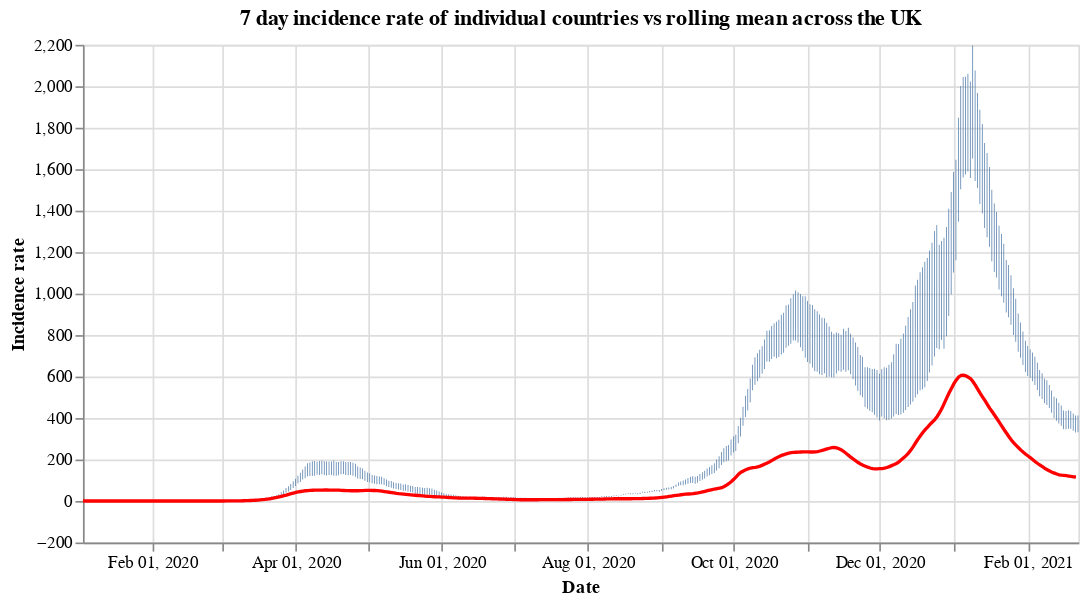

Write notebook code for a chart like this one.
### Code cell
#collapse
countries = uk_cases['areaName'].unique()
countries.sort()

selection = alt.selection_single(
    name='Select',
    fields=['areaName'],
    init={'areaName': 'Wales'},
    bind={'areaName': alt.binding_select(options=countries)}
)

# scatter plot, modify opacity based on selection
bars = alt.Chart(uk_cases).mark_bar().add_selection(
    selection
).encode(
    x=alt.X("yearmonthdate(date):T", axis=alt.Axis(title='Date')),
    y=alt.Y("weeklyCasesRate:Q", axis=alt.Axis(title='Incidence rate')),
    tooltip='weeklyCasesRate:Q',
    opacity=alt.condition(selection, alt.value(1), alt.value(0))
).properties(title=f'7 day incidence rate of individual countries vs rolling mean across the UK', width=600)

line = alt.Chart(overview_cases).mark_line(
    color='red',
    size=2,
).transform_window(
    rolling_mean='mean(weeklyCasesRate)',
    frame=[0, 7]
).encode(
    x='yearmonthdate(date):T',
    y='rolling_mean:Q'
)

alt.layer(bars, line)

### Figure 1 — Vega-Lite specification as saved in the notebook (floating-point values rounded to 4 significant figures; data arrays with more than 128 entries replaced by an {"elided": "..."} marker saying what was removed)
{"config": {"view": {"continuousWidth": 400, "continuousHeight": 300}}, "layer": [{"data": {"name": "data-034b47636749b1bfe34c77ce779698d3"}, "mark": "bar", "encoding": {"opacity": {"condition": {"value": 1, "selection": "Select"}, "value": 0}, "tooltip": {"type": "quantitative", "field": "weeklyCasesRate"}, "x": {"type": "temporal", "axis": {"title": "Date"}, "field": "date", "timeUnit": "yearmonthdate"}, "y": {"type": "quantitative", "axis": {"title": "Incidence rate"}, "field": "weeklyCasesRate"}}, "selection": {"Select": {"type": "single", "fields": ["areaName"], "init": {"areaName": "Wales"}, "bind": {"areaName": {"input": "select", "options": ["England", "Northern Ireland", "Scotland", "Wales"]}}}}, "title": "7 day incidence rate of individual countries vs rolling mean across the UK", "width": 600}, {"data": {"name": "data-3ee841b2a8e48360a6bd67b998b34fa7"}, "mark": {"type": "line", "color": "red", "size": 2}, "encoding": {"x": {"type": "temporal", "field": "date", "timeUnit": "yearmonthdate"}, "y": {"type": "quantitative", "field": "rolling_mean"}}, "transform": [{"window": [{"op": "mean", "field": "weeklyCasesRate", "as": "rolling_mean"}], "frame": [0, 7]}]}], "$schema": "https://vega.github.io/schema/vega-lite/v4.8.1.json", "datasets": {"data-034b47636749b1bfe34c77ce779698d3": {"elided": "1664 records"}, "data-3ee841b2a8e48360a6bd67b998b34fa7": {"elided": "416 records"}}}
